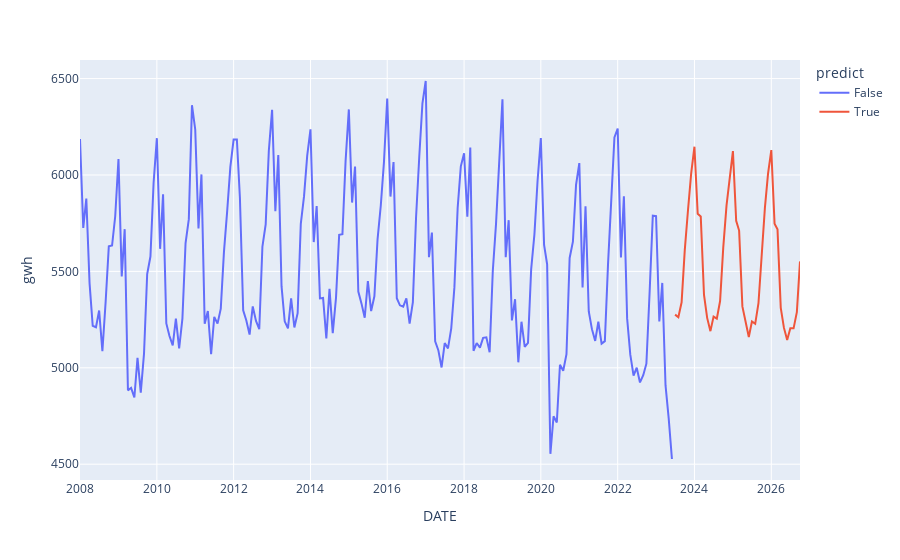

Write notebook code for a chart like this one.
### Code cell
dcountry = "AUT"
dindicator = "Consumption"
show_plot(dfpred, dcountry, dindicator)

### Figure 1 — Plotly figure (JSON) as saved in the notebook; plotly's stock layout.template omitted (floating-point values rounded to 4 significant figures; data arrays with more than 128 entries replaced by an {"elided": "..."} marker saying what was removed)
{"data": [{"hovertemplate": "predict=False<br>DATE=%{x}<br>gwh=%{y}<extra></extra>", "legendgroup": "False", "line": {"color": "#636efa", "dash": "solid"}, "marker": {"symbol": "circle"}, "mode": "lines", "name": "False", "orientation": "v", "showlegend": true, "type": "scatter", "x": {"elided": "186 str values"}, "xaxis": "x", "y": {"elided": "186 float values"}, "yaxis": "y"}, {"hovertemplate": "predict=True<br>DATE=%{x}<br>gwh=%{y}<extra></extra>", "legendgroup": "True", "line": {"color": "#EF553B", "dash": "solid"}, "marker": {"symbol": "circle"}, "mode": "lines", "name": "True", "orientation": "v", "showlegend": true, "type": "scatter", "x": ["2023-07-01T00:00:00", "2023-08-01T00:00:00", "2023-09-01T00:00:00", "2023-10-01T00:00:00", "2023-11-01T00:00:00", "2023-12-01T00:00:00", "2024-01-01T00:00:00", "2024-02-01T00:00:00", "2024-03-01T00:00:00", "2024-04-01T00:00:00", "2024-05-01T00:00:00", "2024-06-01T00:00:00", "2024-07-01T00:00:00", "2024-08-01T00:00:00", "2024-09-01T00:00:00", "2024-10-01T00:00:00", "2024-11-01T00:00:00", "2024-12-01T00:00:00", "2025-01-01T00:00:00", "2025-02-01T00:00:00", "2025-03-01T00:00:00", "2025-04-01T00:00:00", "2025-05-01T00:00:00", "2025-06-01T00:00:00", "2025-07-01T00:00:00", "2025-08-01T00:00:00", "2025-09-01T00:00:00", "2025-10-01T00:00:00", "2025-11-01T00:00:00", "2025-12-01T00:00:00", "2026-01-01T00:00:00", "2026-02-01T00:00:00", "2026-03-01T00:00:00", "2026-04-01T00:00:00", "2026-05-01T00:00:00", "2026-06-01T00:00:00", "2026-07-01T00:00:00", "2026-08-01T00:00:00", "2026-09-01T00:00:00", "2026-10-01T00:00:00"], "xaxis": "x", "y": [5276.0, 5262.0, 5339.0, 5610.0, 5820.0, 6008.0, 6147.0, 5799.0, 5784.0, 5378.0, 5259.0, 5190.0, 5266.0, 5255.0, 5346.0, 5623.0, 5841.0, 5990.0, 6124.0, 5762.0, 5712.0, 5318.0, 5238.0, 5159.0, 5241.0, 5228.0, 5335.0, 5608.0, 5828.0, 6007.0, 6129.0, 5748.0, 5719.0, 5311.0, 5208.0, 5145.0, 5205.0, 5205.0, 5288.0, 5552.0], "yaxis": "y"}], "layout": {"autosize": true, "legend": {"title": {"text": "predict"}, "tracegroupgap": 0}, "margin": {"t": 60}, "xaxis": {"anchor": "y", "autorange": true, "domain": [0, 1], "range": ["2008-01-01", "2026-10-01"], "title": {"text": "DATE"}, "type": "date"}, "yaxis": {"anchor": "x", "autorange": true, "domain": [0, 1], "range": [4418.0, 6596.0], "title": {"text": "gwh"}, "type": "linear"}}}
